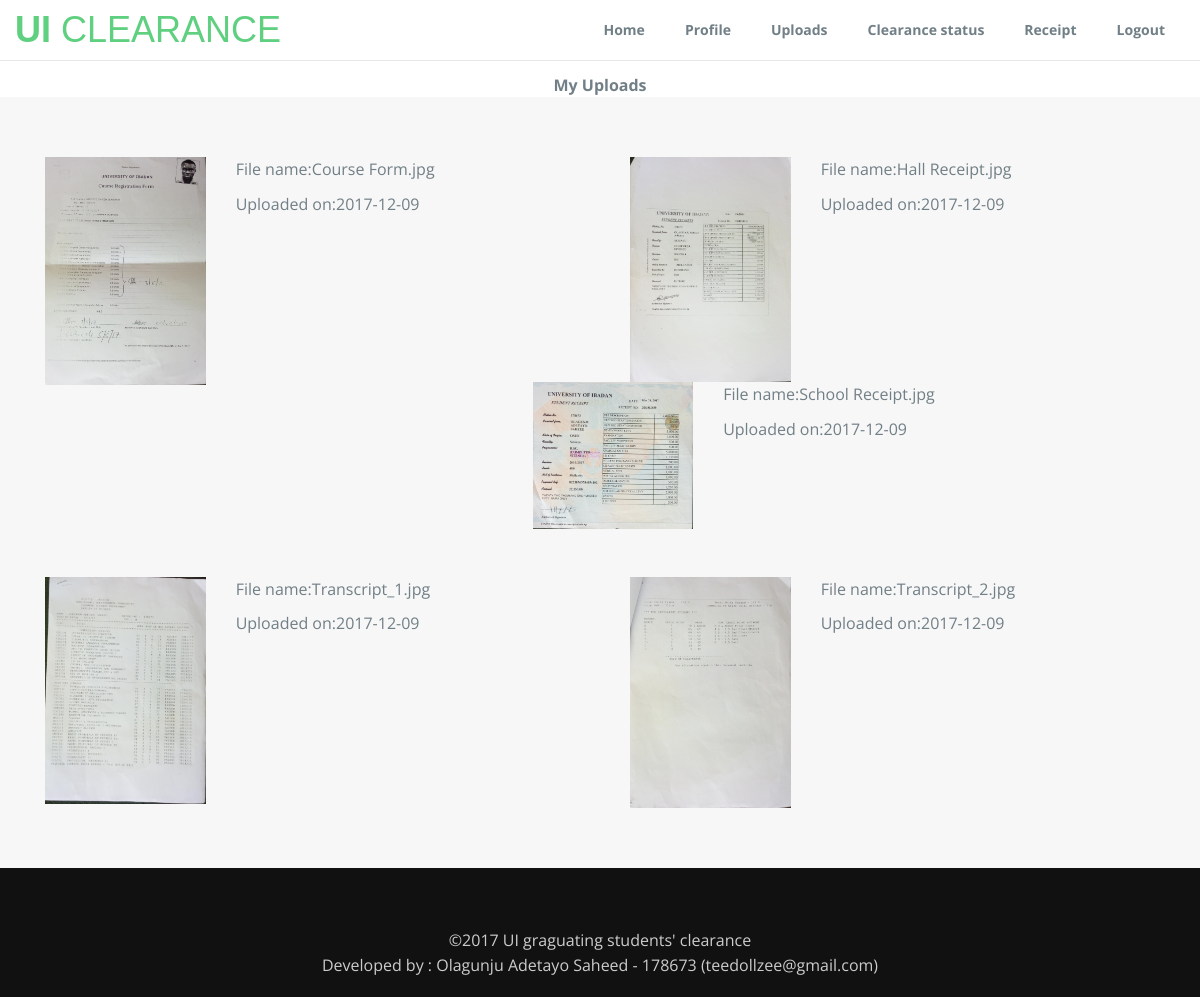
Screenshot of /views/uploads.php (signed in) with the database file from the repository.
### tables this page shows
CREATE TABLE IF NOT EXISTS `file_upload` (
  `id` int(11) NOT NULL,
  `file_name` varchar(255) NOT NULL,
  `file` longblob NOT NULL,
  `pre_section` int(11) NOT NULL,
  `section` int(11) NOT NULL,
  `date_uploaded` date NOT NULL,
  `student_id` int(11) NOT NULL,
  `sign` int(11) NOT NULL
);

### class/Student.php (called while the page is built, shortened)
<?php
class Student {
	public $handle;
	public $db_name = "onlineclearance";
	public function __construct(){
		$this->handle = $this->dbEngine();
	}
	public function dbEngine(){
		try{
			$this->handle = new PDO("mysql:host=localhost;dbname=$this->db_name","root","");
				$this->handle->setAttribute(PDO::ATTR_ERRMODE,PDO::ERRMODE_EXCEPTION);
		}
		catch(PDOException $e){
			echo $e->getMessage();
		}
		return $this->handle;
	}
	public function my_upload($student_id)
	{
		try
		{
			$this->stmt = $this->handle->prepare("SELECT * FROM file_upload WHERE student_id = :student_id GROUP BY file_name");
			$this->stmt->execute(array(':student_id' =>$student_id));
			$file = $this->stmt->fetchAll();
			return $file;
		}
		catch(PDOException $e)
		{
			echo $e->getMessage();
		}
	}
}
?>

### views/uploads.php (the view, shortened to what this page needs)
<?php
require_once "../public/stdheader.php";
?>
      <b><center> My Uploads</center></b>
        <section id="organisations" class="section-padding">
          <div class="container">
            <div class="row">
            <?php
             $file = $stud_object->my_upload($_SESSION['stud_id']);
             if(count($file) > 0){
                 foreach ($file as $key => $value) {
                ?>
                <div class="col-md-5">
                  <div class="col-md-5">
                    <img src="<?php echo $value['file'] ?> " width="200" height="180" class="img-responsive">
                  </div>
                    <div class="col-md-7">
                      <p>File name:<?php echo $value['file_name'] ?></p>
                      <p>Uploaded on:<?php echo $value['date_uploaded'] ?></p>
                    </div>
                  </div>
                  <div class="col-md-1"><br><br><br><br><br><br><br><br></div>
                  <?php
                }
              }else
              {
                ?>
                  <center>You have not uploaded any file yet</center>
                <?php
              }
            ?>
          </div>
        </div>
      </section>
<?php
require_once "../public/footer.php";
?>

### public/stdheader.php (shortened to what this page needs)
<?php
require_once "../class/Student.php";
$stud_object = new Student();
?>
<!DOCTYPE html>
<html lang="en">
<head>
  <link rel="stylesheet" type="text/css" href="../css/font-awesome.min.css">
  <link rel="stylesheet" type="text/css" href="../css/bootstrap.min.css">
  <link rel="stylesheet" type="text/css" href="../css/imagehover.min.css">
  <link rel="stylesheet" type="text/css" href="../css/style.css">
</head>
<nav class="navbar navbar-default navbar-fixed-top">
    <div class="container">
      <div class="navbar-header">
        <a class="navbar-brand" href="index.html">UI<span> CLEARANCE </span></a>
      </div>
      <div class="collapse navbar-collapse" id="myNavbar">
        <ul class="nav navbar-nav navbar-right">
          <li><a href="stddashboard.php">Home</a></li>
          <li><a href="stdprofile.php">Profile</a></li>
          <li><a href="uploads.php">Uploads</a></li>
          <li><a href="status.php">Clearance status</a></li>
          <li><a href="receipt.php" target="_blank">Receipt</a></li>
          <li><a href="logout.php">Logout</a></li>
        </ul>
      </div>
    </div>
  </nav>
   </body>
    </html>

### public/footer.php (shortened to what this page needs)
<footer id="footer" class="footer">
  <div class="container text-center">
    ©2017 UI graguating students' clearance
    <div class="credits">
      Developed by : Olagunju Adetayo Saheed - 178673 (teedollzee@gmail.com)
    </div>
  </div>
</footer>

### css/style.css (style rules this page uses)
ol, ul { list-style: none; }
.section-padding { padding: 60px 0px; }
a { color: #5fcf80; }
.navbar-default .navbar-brand { color: #5FCF80; }
.navbar-default { background-color: #ffffff; }
.navbar-default .navbar-nav > li > a { color: #717f86; font-size: 14px; font-weight: 700; }
.navbar-nav > li > a { padding: 0px; margin: 10px 5px; padding: 10px 15px; }
.navbar-default .navbar-brand { font-family: 'Dosis', sans-serif !important; font-weight: 700; text-transform: uppercase; padding: 0px; height: inherit; font-size: 36px; margin: 20px 0px; }
.navbar-default .navbar-brand span { font-weight: 100 !important; }
.navbar { margin-bottom: 0px; }
#organisations { background-color: rgb(247, 247, 247); }
.footer { padding: 60px 0 20px; background: #111; color: #ccc; }

### rows the page displays
file_upload: file (picture), file_name "Course Form.jpg", date_uploaded "2017-12-09"
file_upload: file (picture), file_name "Hall Receipt.jpg", date_uploaded "2017-12-09"
file_upload: file (picture), file_name "School Receipt.jpg", date_uploaded "2017-12-09"
file_upload: file (picture), file_name "Transcript_1.jpg", date_uploaded "2017-12-09"
file_upload: file (picture), file_name "Transcript_2.jpg", date_uploaded "2017-12-09"
